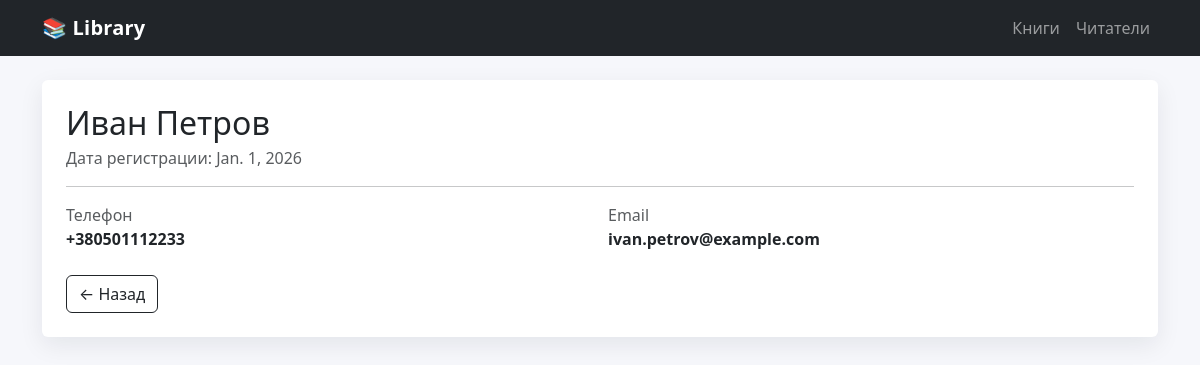
Page /readers/1/ (signed in) on the committed database.
### main/models.py (models this page shows, shortened)
class Reader(models.Model):
    first_name = models.CharField("Ім'я", max_length=50)
    last_name = models.CharField("Прізвище", max_length=50)
    phone = models.CharField("Контактний телефон", max_length=20)
    email = models.EmailField("Email", unique=True)
    joined_at = models.DateField("Дата запису до бібліотеки", auto_now_add=True)

### main/views.py (the view)
# urls.py: path("readers/<int:pk>/", ReaderDetailView.as_view(), name="reader_detail"),
class ReaderDetailView(LoginRequiredMixin, DetailView):
    model = Reader
    template_name = "library/reader_detail.html"
    context_object_name = "reader"

### main/templates/library/reader_detail.html (shortened to what this page needs)
{% extends "library/base.html" %}
{% block content %}
<div class="card p-4">
  <h2 class="mb-1">{{ reader.first_name }} {{ reader.last_name }}</h2>
  <div class="text-muted">Дата регистрации: {{ reader.joined_at }}</div>
  <hr>
  <div class="row g-3">
    <div class="col-md-6">
      <div class="text-muted">Телефон</div>
      <div class="fw-semibold">{{ reader.phone }}</div>
    </div>
    <div class="col-md-6">
      <div class="text-muted">Email</div>
      <div class="fw-semibold">{{ reader.email }}</div>
    </div>
  </div>
  <div class="mt-4">
    <a class="btn btn-outline-dark" href="{% url 'library:reader_list' %}">← Назад</a>
  </div>
</div>
{% endblock %}

### main/templates/library/base.html (style rules this page uses)
body { background: #f6f7fb; }
.card { border: 0; box-shadow: 0 8px 24px rgba(15, 23, 42, 0.08); }

### rows in the picture
Reader: first_name "Иван", last_name "Петров", joined_at "Jan. 1, 2026", phone "+380501112233", email "ivan.petrov@example.com"
